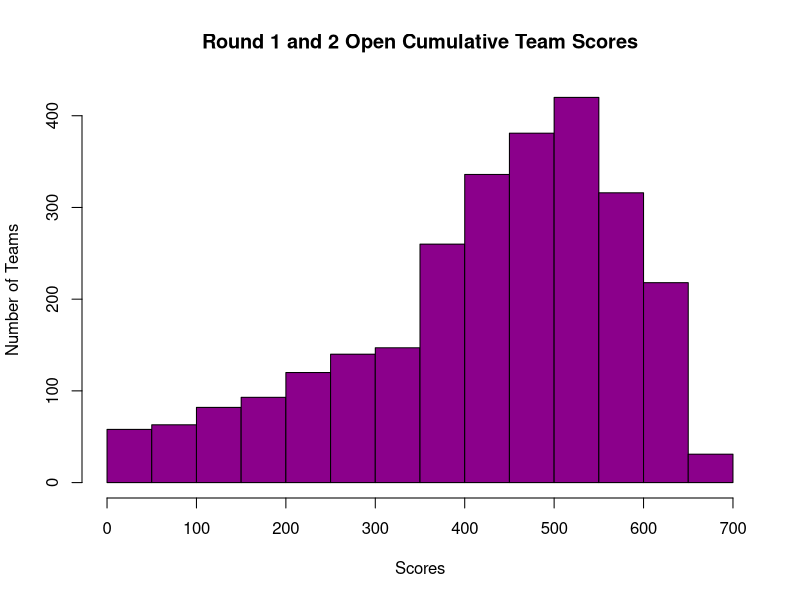
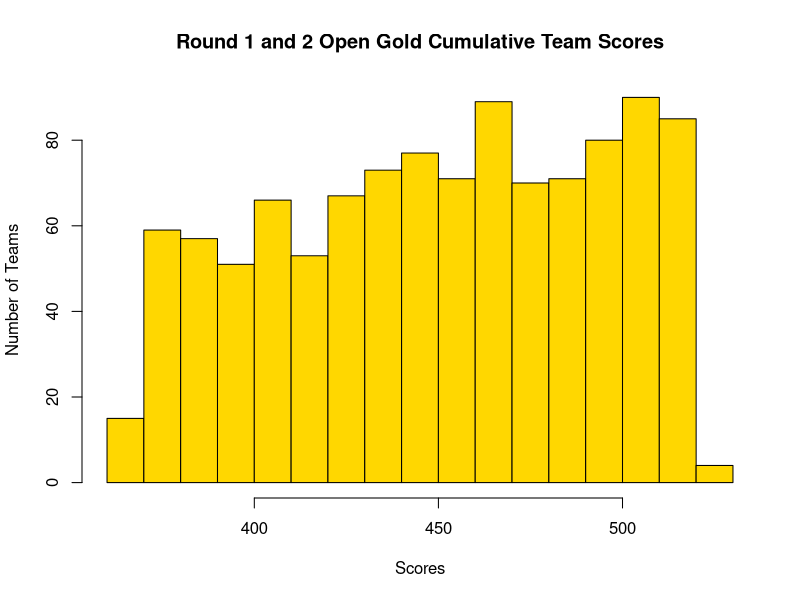
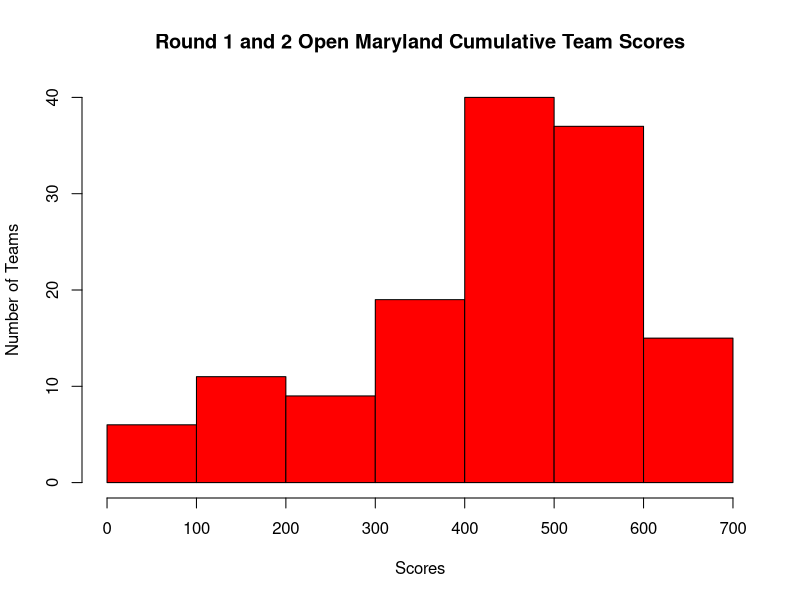
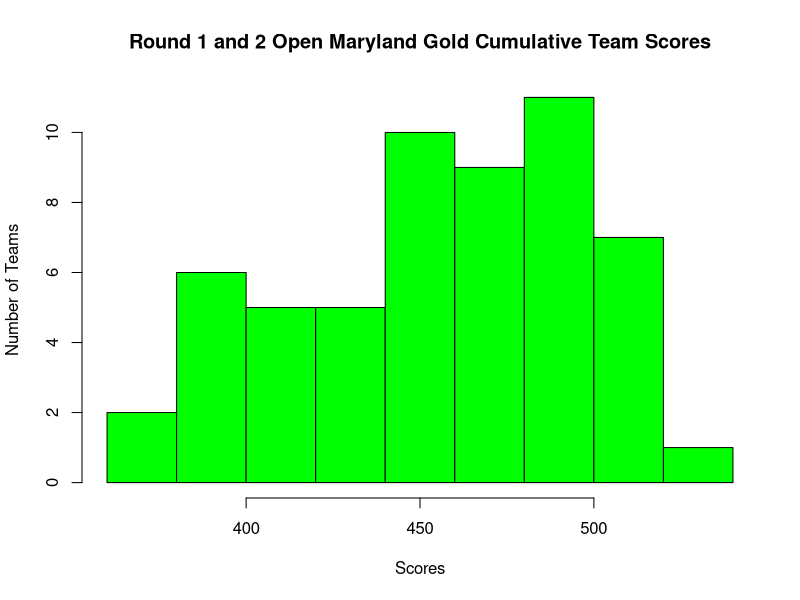

Reproduce these figures in R, in order.
#Data analysis of Cyber Patriot Cumulative Scores
#Rounds 1 and 2 November 2019
setwd("~/Desktop/RProgramming")
install.packages(c("dplyr", "tidyr", "readr", "readxl"))
library(readr)
library(dplyr)
library(tidyverse)
#Read Cyber Patriot excel csv file
rd2<-read.csv("CPXIIRound22019.csv")
#Inspect rd2 data
tibble(rd2)
#Reaveal typeof data 
typeof(rd2)
#Obtain Open Division
open<-filter(rd2,rd2[,2]=="Open")
#Inspect open
tibble(open)
#Obtain Open Gold Division
open.Gold<-filter(rd2,rd2[,2]=="Open"&rd2[,8]=="Gold")
#Inspect open.MD
tibble(open.Gold)
#Obtain Open Maryland Division
open.MD<-filter(rd2,rd2[,2]=="Open"&rd2[,3]=="MD")
#Inspect open.MD
tibble(open.MD)
#Obtain Open Maryland Gold Division
open.MD.Gold<-filter(rd2,rd2[,2]=="Open"&rd2[,3]=="MD"&rd2[,8]=="Gold")
#Inspect open.MD
tibble(open.MD.Gold)
#Obtain cumulative scores 
open.CumScores<-as.numeric(as.character(open[,7]))
open.Gold.CumScores<-as.numeric(as.character(open.Gold[,7]))
open.MD.CumScores<-as.numeric(as.character(open.MD[,7]))
open.MD.Gold.CumScores<-as.numeric(as.character(open.MD.Gold[,7]))
#Obtain summaries 
summary(open.CumScores)
summary(open.Gold.CumScores)
summary(open.MD.CumScores)
summary(open.MD.Gold.CumScores)
#Create plots
hist(open.CumScores,
     main="Round 1 and 2 Open Cumulative Team Scores",
     xlab="Scores",
     xlim=c(0,700),
     ylab = "Number of Teams",
     col="darkmagenta"
)

hist(open.Gold.CumScores,
     main="Round 1 and 2 Open Gold Cumulative Team Scores",
     xlab="Scores",
     ylab = "Number of Teams",
     col="gold"
)
hist(open.MD.CumScores,
     main="Round 1 and 2 Open Maryland Cumulative Team Scores",
     xlab="Scores",
     ylab = "Number of Teams",
     col="red"
)
hist(open.MD.Gold.CumScores,
     main="Round 1 and 2 Open Maryland Gold Cumulative Team Scores",
     xlab="Scores",
     ylab = "Number of Teams",
     col="green"
)
#End of file

